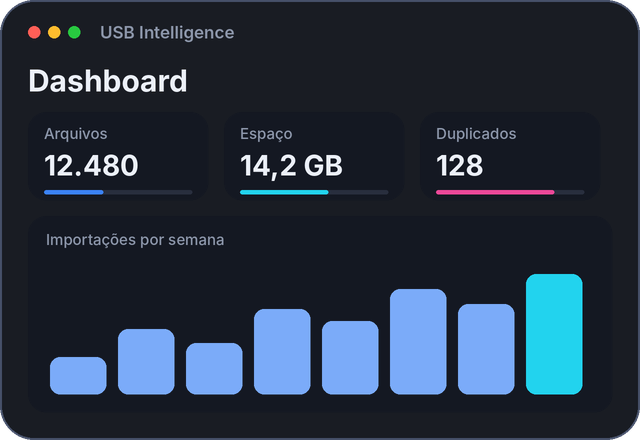
#> input picture edicao/cards/dashboard.png, 640 x 440 px; its folder holds 4 pictures in this run
$ python make_phone.py
#> lines starting #> are read from the running program, lines starting #| are printed output that depends on the picture
# Celular com telas do USB Intelligence (montadas a partir dos cards), para o mockup 3D ao lado do Gustavo.
from PIL import Image, ImageDraw, ImageFont
import os
W, H = 600, 1260; R = 90; B = 22
INTER = "/usr/share/fonts/opentype/inter/"
def F(n, s): return ImageFont.truetype(INTER + n, s)
def phone(cards, name):
#> called with name = 'dash'
    im = Image.new("RGBA", (W, H), (0, 0, 0, 0)); d = ImageDraw.Draw(im)
#> after `im = Image.new('RGBA', (W, H), (0, 0, 0, 0))`: im: PIL image 600x1260 RGBA; every value is 0
    d.rounded_rectangle([0, 0, W - 1, H - 1], radius=R, fill=(28, 30, 36, 255))            # aro
    d.rounded_rectangle([3, 3, W - 4, H - 4], radius=R - 3, outline=(120, 126, 140, 255), width=3)
    d.rounded_rectangle([B, B, W - B, H - B], radius=R - B, fill=(9, 11, 16, 255))          # tela
    d.rounded_rectangle([W // 2 - 70, B + 18, W // 2 + 70, B + 58], radius=20, fill=(0, 0, 0, 255))  # ilha
    d.text((B + 44, B + 24), "9:41", font=F("Inter-SemiBold.otf", 26), fill=(236, 240, 248))
    d.rounded_rectangle([W - B - 92, B + 30, W - B - 50, B + 48], radius=5, outline=(236, 240, 248), width=2)
    d.rectangle([W - B - 89, B + 33, W - B - 60, B + 45], fill=(236, 240, 248))
    y = B + 92; inner = W - 2 * B - 36
    for c in cards:
        cm = Image.open(f"cards/{c}.png"); k = inner / cm.width
#> in phone, cm is the input picture: PIL image 640x440 RGBA; mean R, G, B, A 25.8, 40.4, 60.8, 239.6
#> after `k = inner / cm.width`: k = 0.812
        cm = cm.resize((inner, int(cm.height * k)), Image.LANCZOS)
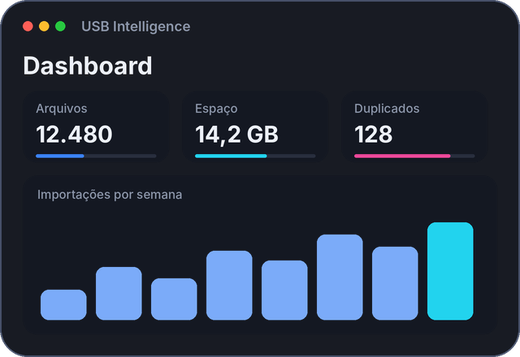
#> cm: PIL image 520x357 RGBA; mean R, G, B, A 25.4, 40, 60.8, 239.5; transparent parts drawn white
        if y + cm.height > H - B - 40: break
        im.alpha_composite(cm, (B + 18, y)); y += cm.height + 18
#> after `im.alpha_composite(cm, (B + 18, y))`:
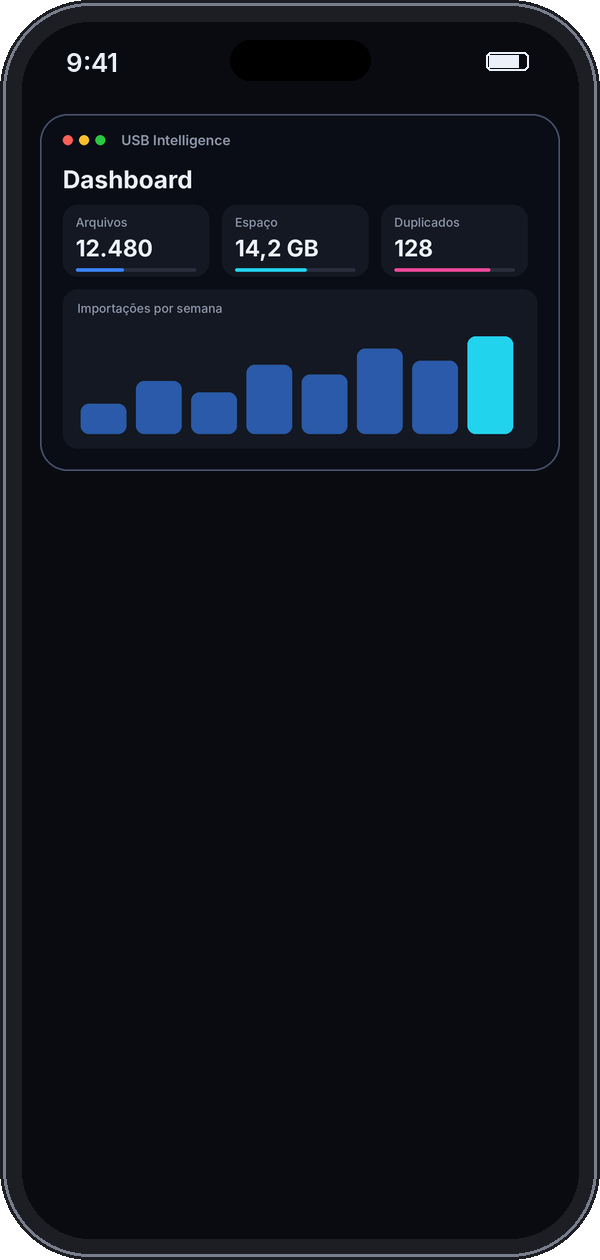
#> im: PIL image 600x1260 RGBA; mean R, G, B, A 15.9, 20.5, 28.6, 252.6; transparent parts drawn white
#> after `y += cm.height + 18`: y = 489
#> pass 2 of the loop in phone, `for c in cards:`:
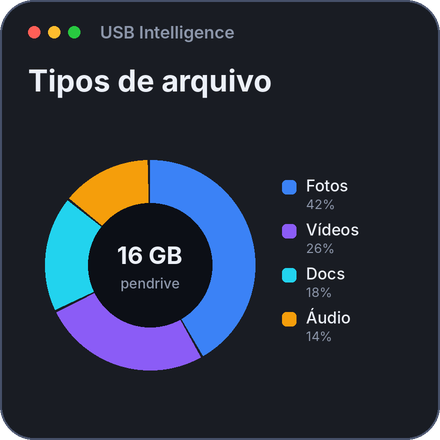
#> input picture edicao/cards/donut.png, 440 x 440 px
#> in phone, cm is the input picture: PIL image 440x440 RGBA; mean R, G, B, A 28, 35.2, 50.9, 242.1
#> in phone, `cm = cm.resize((inner, int(cm.height * k)), Image.LANCZOS)`:
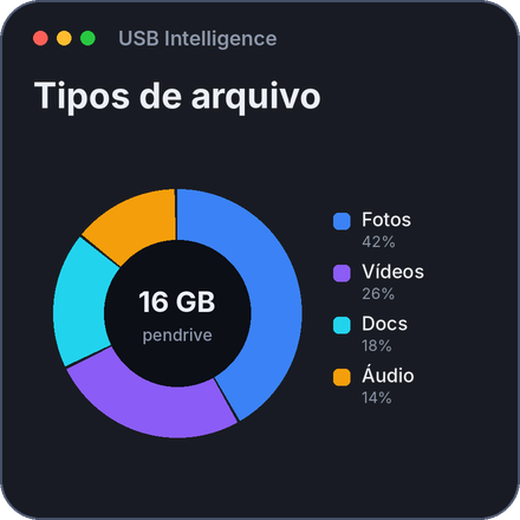
#> cm: PIL image 520x520 RGBA; mean R, G, B, A 27.3, 34.5, 50.8, 242; transparent parts drawn white
#> in phone, `im.alpha_composite(cm, (B + 18, y))`:
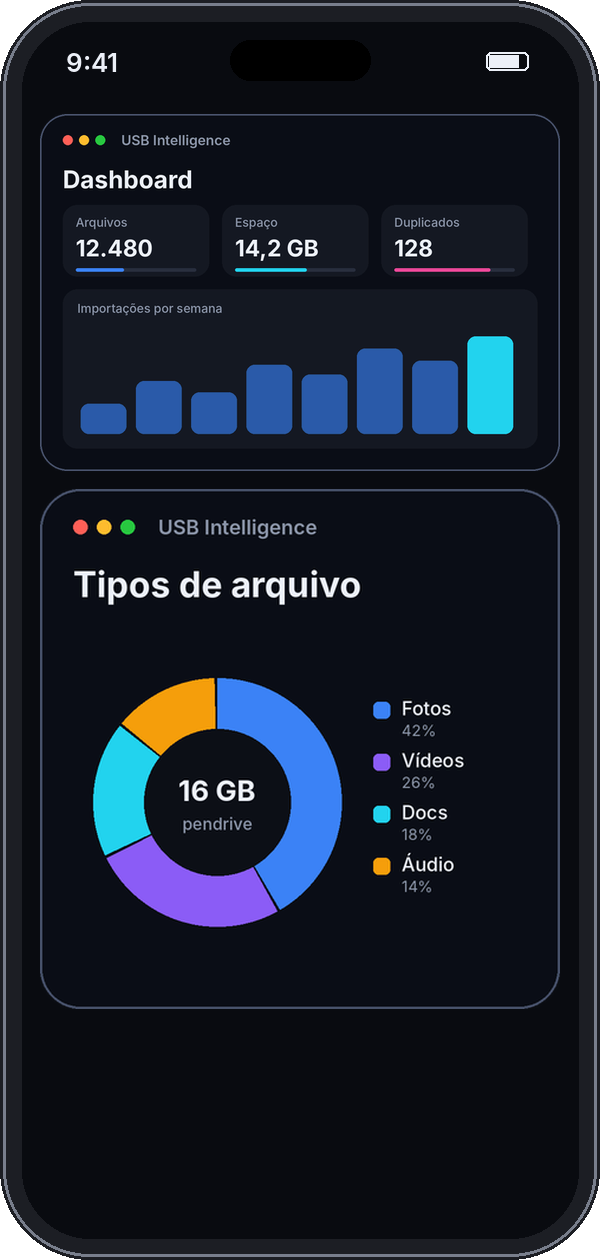
#> im: PIL image 600x1260 RGBA; mean R, G, B, A 22.5, 28.8, 41, 252.6; transparent parts drawn white
    d.rounded_rectangle([W // 2 - 80, H - B - 22, W // 2 + 80, H - B - 14], radius=4, fill=(200, 205, 215, 255))
    im.save(f"cards/phone_{name}.png")
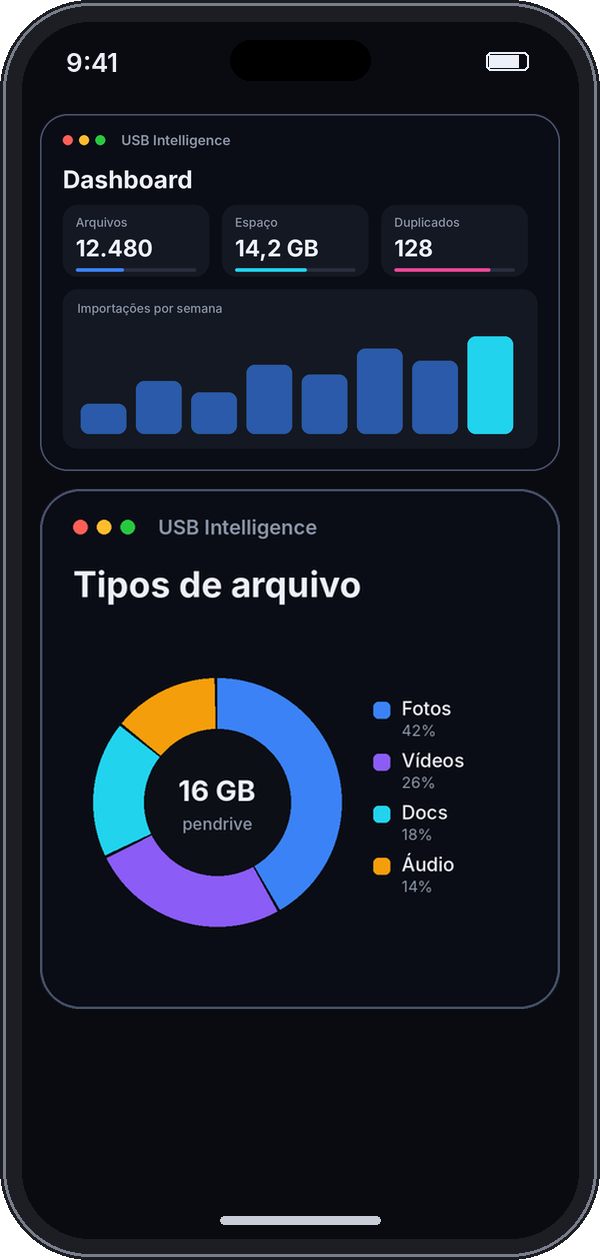
#> saved as phone_dash.png: PIL image 600x1260 RGBA; mean R, G, B, A 22.8, 29.2, 41.4, 252.6; transparent parts drawn white
phone(["dashboard", "donut"], "dash"); phone(["importer", "library"], "offline"); phone(["ai", "dups"], "ia")
#> (the run stopped early here; a loop or call above may not have finished)
